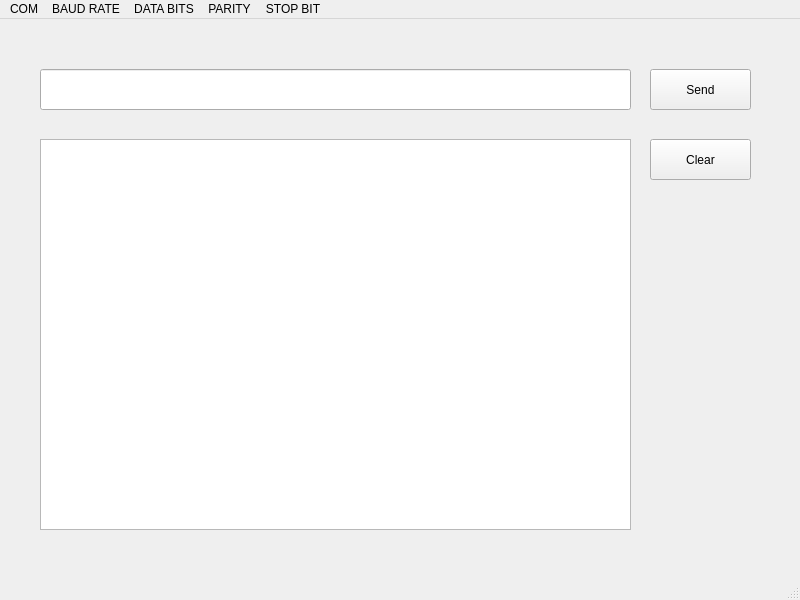
<?xml version="1.0" encoding="UTF-8"?>
<ui version="4.0">
 <class>MainWindow</class>
 <widget class="QMainWindow" name="MainWindow">
  <property name="geometry">
   <rect>
    <x>0</x>
    <y>0</y>
    <width>800</width>
    <height>600</height>
   </rect>
  </property>
  <property name="windowTitle">
   <string>MainWindow</string>
  </property>
  <widget class="QWidget" name="centralwidget">
   <widget class="QPushButton" name="sendBtn">
    <property name="geometry">
     <rect>
      <x>650</x>
      <y>50</y>
      <width>101</width>
      <height>41</height>
     </rect>
    </property>
    <property name="text">
     <string>Send</string>
    </property>
   </widget>
   <widget class="QLineEdit" name="input">
    <property name="geometry">
     <rect>
      <x>40</x>
      <y>50</y>
      <width>591</width>
      <height>41</height>
     </rect>
    </property>
   </widget>
   <widget class="QPlainTextEdit" name="output">
    <property name="geometry">
     <rect>
      <x>40</x>
      <y>120</y>
      <width>591</width>
      <height>391</height>
     </rect>
    </property>
    <property name="font">
     <font>
      <pointsize>9</pointsize>
     </font>
    </property>
    <property name="readOnly">
     <bool>true</bool>
    </property>
   </widget>
   <widget class="QPushButton" name="clrBtn">
    <property name="geometry">
     <rect>
      <x>650</x>
      <y>120</y>
      <width>101</width>
      <height>41</height>
     </rect>
    </property>
    <property name="text">
     <string>Clear</string>
    </property>
   </widget>
  </widget>
  <widget class="QMenuBar" name="menubar">
   <property name="geometry">
    <rect>
     <x>0</x>
     <y>0</y>
     <width>800</width>
     <height>26</height>
    </rect>
   </property>
   <widget class="QMenu" name="menuCOM">
    <property name="minimumSize">
     <size>
      <width>0</width>
      <height>0</height>
     </size>
    </property>
    <property name="title">
     <string>COM</string>
    </property>
    <addaction name="actionCOM1"/>
    <addaction name="actionCOM2"/>
    <addaction name="actionCOM3"/>
   </widget>
   <widget class="QMenu" name="menuBaud">
    <property name="title">
     <string>BAUD RATE</string>
    </property>
    <addaction name="action1200"/>
    <addaction name="action2400"/>
    <addaction name="action4800"/>
    <addaction name="action9600"/>
    <addaction name="action19200"/>
    <addaction name="action38400"/>
    <addaction name="action57600"/>
    <addaction name="action115200"/>
   </widget>
   <widget class="QMenu" name="menuDATA">
    <property name="title">
     <string>DATA BITS</string>
    </property>
    <addaction name="action5"/>
    <addaction name="action6"/>
    <addaction name="action7"/>
    <addaction name="action8"/>
   </widget>
   <widget class="QMenu" name="menuPARITY">
    <property name="title">
     <string>PARITY</string>
    </property>
    <addaction name="actionNone"/>
    <addaction name="actionEven"/>
    <addaction name="actionOdd"/>
    <addaction name="actionSpace"/>
    <addaction name="actionMark"/>
   </widget>
   <widget class="QMenu" name="menuSTOP_BIT">
    <property name="title">
     <string>STOP BIT</string>
    </property>
    <addaction name="action1"/>
    <addaction name="action1_5"/>
    <addaction name="action2"/>
   </widget>
   <addaction name="menuCOM"/>
   <addaction name="menuBaud"/>
   <addaction name="menuDATA"/>
   <addaction name="menuPARITY"/>
   <addaction name="menuSTOP_BIT"/>
  </widget>
  <widget class="QStatusBar" name="statusbar"/>
  <action name="actionCOM1">
   <property name="checkable">
    <bool>true</bool>
   </property>
   <property name="checked">
    <bool>true</bool>
   </property>
   <property name="enabled">
    <bool>true</bool>
   </property>
   <property name="text">
    <string>COM1</string>
   </property>
  </action>
  <action name="actionCOM2">
   <property name="checkable">
    <bool>true</bool>
   </property>
   <property name="text">
    <string>COM2</string>
   </property>
  </action>
  <action name="actionCOM3">
   <property name="checkable">
    <bool>true</bool>
   </property>
   <property name="checked">
    <bool>false</bool>
   </property>
   <property name="text">
    <string>COM3</string>
   </property>
  </action>
  <action name="action1200">
   <property name="checkable">
    <bool>true</bool>
   </property>
   <property name="text">
    <string>1200</string>
   </property>
  </action>
  <action name="action2400">
   <property name="checkable">
    <bool>true</bool>
   </property>
   <property name="text">
    <string>2400</string>
   </property>
  </action>
  <action name="action4800">
   <property name="checkable">
    <bool>true</bool>
   </property>
   <property name="text">
    <string>4800</string>
   </property>
  </action>
  <action name="action9600">
   <property name="checkable">
    <bool>true</bool>
   </property>
   <property name="checked">
    <bool>true</bool>
   </property>
   <property name="text">
    <string>9600</string>
   </property>
  </action>
  <action name="action19200">
   <property name="checkable">
    <bool>true</bool>
   </property>
   <property name="text">
    <string>19200</string>
   </property>
  </action>
  <action name="action38400">
   <property name="checkable">
    <bool>true</bool>
   </property>
   <property name="text">
    <string>38400</string>
   </property>
  </action>
  <action name="action57600">
   <property name="checkable">
    <bool>true</bool>
   </property>
   <property name="text">
    <string>57600</string>
   </property>
  </action>
  <action name="action115200">
   <property name="checkable">
    <bool>true</bool>
   </property>
   <property name="text">
    <string>115200</string>
   </property>
  </action>
  <action name="action5">
   <property name="checkable">
    <bool>true</bool>
   </property>
   <property name="text">
    <string>5</string>
   </property>
  </action>
  <action name="action6">
   <property name="checkable">
    <bool>true</bool>
   </property>
   <property name="text">
    <string>6</string>
   </property>
  </action>
  <action name="action7">
   <property name="checkable">
    <bool>true</bool>
   </property>
   <property name="text">
    <string>7</string>
   </property>
  </action>
  <action name="action8">
   <property name="checkable">
    <bool>true</bool>
   </property>
   <property name="checked">
    <bool>true</bool>
   </property>
   <property name="text">
    <string>8</string>
   </property>
  </action>
  <action name="actionNone">
   <property name="checkable">
    <bool>true</bool>
   </property>
   <property name="checked">
    <bool>true</bool>
   </property>
   <property name="text">
    <string>None</string>
   </property>
  </action>
  <action name="actionEven">
   <property name="checkable">
    <bool>true</bool>
   </property>
   <property name="text">
    <string>Even</string>
   </property>
  </action>
  <action name="actionOdd">
   <property name="checkable">
    <bool>true</bool>
   </property>
   <property name="text">
    <string>Odd</string>
   </property>
  </action>
  <action name="actionSpace">
   <property name="checkable">
    <bool>true</bool>
   </property>
   <property name="text">
    <string>Space</string>
   </property>
  </action>
  <action name="actionMark">
   <property name="checkable">
    <bool>true</bool>
   </property>
   <property name="text">
    <string>Mark</string>
   </property>
  </action>
  <action name="action1">
   <property name="checkable">
    <bool>true</bool>
   </property>
   <property name="checked">
    <bool>true</bool>
   </property>
   <property name="text">
    <string>1</string>
   </property>
  </action>
  <action name="action1_5">
   <property name="checkable">
    <bool>true</bool>
   </property>
   <property name="text">
    <string>1.5</string>
   </property>
  </action>
  <action name="action2">
   <property name="checkable">
    <bool>true</bool>
   </property>
   <property name="text">
    <string>2</string>
   </property>
  </action>
 </widget>
 <resources/>
 <connections/>
</ui>
